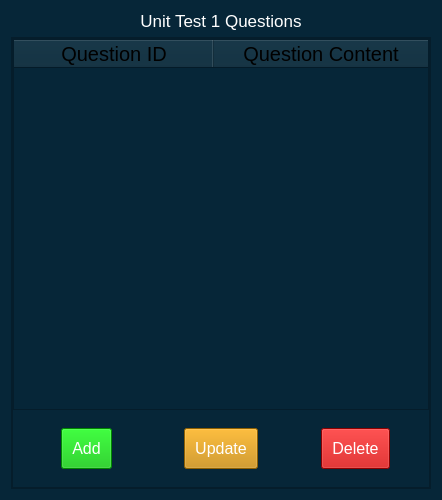
                                     <widget class="QWidget" name="widget_437" native="true">
                                      <property name="sizePolicy">
                                       <sizepolicy hsizetype="Expanding" vsizetype="Expanding">
                                        <horstretch>0</horstretch>
                                        <verstretch>0</verstretch>
                                       </sizepolicy>
                                      </property>
                                      <property name="minimumSize">
                                       <size>
                                        <width>0</width>
                                        <height>500</height>
                                       </size>
                                      </property>
                                      <property name="styleSheet">
                                       <string notr="true">background-color: rgb(6, 38, 56);</string>
                                      </property>
                                      <layout class="QVBoxLayout" name="verticalLayout_33">
                                       <item>
                                        <widget class="QLabel" name="label_4">
                                         <property name="font">
                                          <font>
                                           <pointsize>13</pointsize>
                                          </font>
                                         </property>
                                         <property name="styleSheet">
                                          <string notr="true">color: rgb(255, 255, 255);</string>
                                         </property>
                                         <property name="text">
                                          <string>Unit Test 1 Questions</string>
                                         </property>
                                         <property name="alignment">
                                          <set>Qt::AlignCenter</set>
                                         </property>
                                        </widget>
                                       </item>
                                       <item>
                                        <widget class="QStackedWidget" name="studentListMenuPages_2">
                                         <property name="currentIndex">
                                          <number>0</number>
                                         </property>
                                         <widget class="QWidget" name="page_10">
                                          <property name="styleSheet">
                                           <string notr="true"/>
                                          </property>
                                          <layout class="QVBoxLayout" name="verticalLayout_64">
                                           <property name="spacing">
                                            <number>0</number>
                                           </property>
                                           <property name="leftMargin">
                                            <number>0</number>
                                           </property>
                                           <property name="topMargin">
                                            <number>0</number>
                                           </property>
                                           <property name="rightMargin">
                                            <number>0</number>
                                           </property>
                                           <property name="bottomMargin">
                                            <number>0</number>
                                           </property>
                                           <item>
                                            <widget class="QFrame" name="frame_7">
                                             <property name="sizePolicy">
                                              <sizepolicy hsizetype="Preferred" vsizetype="Preferred">
                                               <horstretch>0</horstretch>
                                               <verstretch>0</verstretch>
                                              </sizepolicy>
                                             </property>
                                             <property name="styleSheet">
                                              <string notr="true"/>
                                             </property>
                                             <property name="frameShape">
                                              <enum>QFrame::StyledPanel</enum>
                                             </property>
                                             <property name="frameShadow">
                                              <enum>QFrame::Raised</enum>
                                             </property>
                                             <layout class="QVBoxLayout" name="verticalLayout_65">
                                              <property name="spacing">
                                               <number>0</number>
                                              </property>
                                              <property name="leftMargin">
                                               <number>0</number>
                                              </property>
                                              <property name="topMargin">
                                               <number>0</number>
                                              </property>
                                              <property name="rightMargin">
                                               <number>0</number>
                                              </property>
                                              <property name="bottomMargin">
                                               <number>0</number>
                                              </property>
                                              <item>
                                               <widget class="QFrame" name="frame_14">
                                                <property name="styleSheet">
                                                 <string notr="true"/>
                                                </property>
                                                <property name="frameShape">
                                                 <enum>QFrame::StyledPanel</enum>
                                                </property>
                                                <property name="frameShadow">
                                                 <enum>QFrame::Raised</enum>
                                                </property>
                                                <layout class="QVBoxLayout" name="verticalLayout_72">
                                                 <property name="spacing">
                                                  <number>0</number>
                                                 </property>
                                                 <property name="leftMargin">
                                                  <number>0</number>
                                                 </property>
                                                 <property name="topMargin">
                                                  <number>0</number>
                                                 </property>
                                                 <property name="rightMargin">
                                                  <number>0</number>
                                                 </property>
                                                 <property name="bottomMargin">
                                                  <number>0</number>
                                                 </property>
                                                 <item>
                                                  <widget class="QTableWidget" name="tableWidget_2">
                                                   <property name="font">
                                                    <font>
                                                     <pointsize>15</pointsize>
                                                    </font>
                                                   </property>
                                                   <property name="styleSheet">
                                                    <string notr="true">color: rgb(255, 255, 255);
gridline-color: rgb(255, 255, 255);
</string>
                                                   </property>
                                                   <property name="sizeAdjustPolicy">
                                                    <enum>QAbstractScrollArea::AdjustToContentsOnFirstShow</enum>
                                                   </property>
                                                   <property name="editTriggers">
                                                    <set>QAbstractItemView::NoEditTriggers</set>
                                                   </property>
                                                   <property name="sortingEnabled">
                                                    <bool>true</bool>
                                                   </property>
                                                   <property name="rowCount">
                                                    <number>0</number>
                                                   </property>
                                                   <property name="columnCount">
                                                    <number>2</number>
                                                   </property>
                                                   <attribute name="horizontalHeaderDefaultSectionSize">
                                                    <number>200</number>
                                                   </attribute>
                                                   <attribute name="horizontalHeaderStretchLastSection">
                                                    <bool>true</bool>
                                                   </attribute>
                                                   <attribute name="verticalHeaderVisible">
                                                    <bool>false</bool>
                                                   </attribute>
                                                   <column>
                                                    <property name="text">
                                                     <string>Question ID</string>
                                                    </property>
                                                    <property name="font">
                                                     <font>
                                                      <pointsize>15</pointsize>
                                                     </font>
                                                    </property>
                                                    <property name="background">
                                                     <color>
                                                      <red>255</red>
                                                      <green>255</green>
                                                      <blue>255</blue>
                                                     </color>
                                                    </property>
                                                    <property name="foreground">
                                                     <brush brushstyle="SolidPattern">
                                                      <color alpha="255">
                                                       <red>0</red>
                                                       <green>0</green>
                                                       <blue>0</blue>
                                                      </color>
                                                     </brush>
                                                    </property>
                                                   </column>
                                                   <column>
                                                    <property name="text">
                                                     <string>Question Content</string>
                                                    </property>
                                                    <property name="font">
                                                     <font>
                                                      <pointsize>15</pointsize>
                                                     </font>
                                                    </property>
                                                    <property name="foreground">
                                                     <brush brushstyle="SolidPattern">
                                                      <color alpha="255">
                                                       <red>0</red>
                                                       <green>0</green>
                                                       <blue>0</blue>
                                                      </color>
                                                     </brush>
                                                    </property>
                                                   </column>
                                                  </widget>
                                                 </item>
                                                 <item>
                                                  <widget class="QWidget" name="widget_23" native="true">
                                                   <layout class="QHBoxLayout" name="horizontalLayout_5">
                                                    <item alignment="Qt::AlignHCenter">
                                                     <widget class="QWidget" name="widget_24" native="true">
                                                      <property name="styleSheet">
                                                       <string notr="true">color: rgb(255, 255, 255);</string>
                                                      </property>
                                                      <layout class="QVBoxLayout" name="verticalLayout_90">
                                                       <item>
                                                        <widget class="QPushButton" name="unit1_create_pushButton">
                                                         <property name="font">
                                                          <font>
                                                           <pointsize>12</pointsize>
                                                          </font>
                                                         </property>
                                                         <property name="styleSheet">
                                                          <string notr="true">#unit1_create_pushButton{
	background-color: rgb(0, 189, 0);
	padding-left: 10px;
	padding-bottom: 10px;
	padding-top: 10px;
	padding-right: 10px;
}
#unit1_create_pushButton:hover{
	background-color: rgb(110, 197, 115);
	padding-left: 10px;
	padding-bottom: 10px;
	padding-top: 10px;
	padding-right: 10px;
}
#unit1_create_pushButton:pressed{
	background-color: rgba(0, 189, 0,150);
	padding-left: 10px;
	padding-bottom: 10px;
	padding-top: 10px;
	padding-right: 10px;
}</string>
                                                         </property>
                                                         <property name="text">
                                                          <string>Add</string>
                                                         </property>
                                                         <property name="icon">
                                                          <iconset resource="res.qrc">
                                                           <normaloff>:/icons/icons/plus-square.svg</normaloff>:/icons/icons/plus-square.svg</iconset>
                                                         </property>
                                                         <property name="iconSize">
                                                          <size>
                                                           <width>25</width>
                                                           <height>25</height>
                                                          </size>
                                                         </property>
                                                        </widget>
                                                       </item>
                                                      </layout>
                                                     </widget>
                                                    </item>
                                                    <item alignment="Qt::AlignHCenter">
                                                     <widget class="QWidget" name="widget_25" native="true">
                                                      <property name="styleSheet">
                                                       <string notr="true">color: rgb(255, 255, 255);</string>
                                                      </property>
                                                      <layout class="QVBoxLayout" name="verticalLayout_91">
                                                       <item>
                                                        <widget class="QPushButton" name="unit1_update_pushButton">
                                                         <property name="font">
                                                          <font>
                                                           <pointsize>12</pointsize>
                                                          </font>
                                                         </property>
                                                         <property name="styleSheet">
                                                          <string notr="true">#unit1_update_pushButton{
	background-color: rgb(199, 133, 0);
	padding-left: 10px;
	padding-bottom: 10px;
	padding-top: 10px;
	padding-right: 10px;
}
#unit1_update_pushButton:hover{
	background-color: rgb(213, 181, 53);
	padding-left: 10px;
	padding-bottom: 10px;
	padding-top: 10px;
	padding-right: 10px;
}
#unit1_update_pushButton:pressed{
	background-color: rgba(199, 133, 0,150);
	padding-left: 10px;
	padding-bottom: 10px;
	padding-top: 10px;
	padding-right: 10px;
}</string>
                                                         </property>
                                                         <property name="text">
                                                          <string>Update</string>
                                                         </property>
                                                         <property name="icon">
                                                          <iconset resource="res.qrc">
                                                           <normaloff>:/icons/icons/rotate-ccw.svg</normaloff>:/icons/icons/rotate-ccw.svg</iconset>
                                                         </property>
                                                         <property name="iconSize">
                                                          <size>
                                                           <width>25</width>
                                                           <height>25</height>
                                                          </size>
                                                         </property>
                                                        </widget>
                                                       </item>
                                                      </layout>
                                                     </widget>
                                                    </item>
                                                    <item alignment="Qt::AlignHCenter">
                                                     <widget class="QWidget" name="widget_26" native="true">
                                                      <property name="styleSheet">
                                                       <string notr="true">color: rgb(255, 255, 255);</string>
                                                      </property>
                                                      <layout class="QVBoxLayout" name="verticalLayout_92">
                                                       <item>
                                                        <widget class="QPushButton" name="unit1_delete_pushButton">
                                                         <property name="font">
                                                          <font>
                                                           <pointsize>12</pointsize>
                                                          </font>
                                                         </property>
                                                         <property name="styleSheet">
                                                          <string notr="true">#unit1_delete_pushButton{
	background-color: rgb(195, 0, 0);
	padding-left: 10px;
	padding-bottom: 10px;
	padding-top: 10px;
	padding-right: 10px;
}
#unit1_delete_pushButton:hover{
	background-color: rgb(212, 80, 80);
	padding-left: 10px;
	padding-bottom: 10px;
	padding-top: 10px;
	padding-right: 10px;
}
#unit1_delete_pushButton:pressed{
	background-color: rgba(195, 0, 0,150);
	padding-left: 10px;
	padding-bottom: 10px;
	padding-top: 10px;
	padding-right: 10px;
}</string>
                                                         </property>
                                                         <property name="text">
                                                          <string>Delete</string>
                                                         </property>
                                                         <property name="icon">
                                                          <iconset resource="res.qrc">
                                                           <normaloff>:/icons/icons/trash-2.svg</normaloff>:/icons/icons/trash-2.svg</iconset>
                                                         </property>
                                                         <property name="iconSize">
                                                          <size>
                                                           <width>25</width>
                                                           <height>25</height>
                                                          </size>
                                                         </property>
                                                        </widget>
                                                       </item>
                                                      </layout>
                                                     </widget>
                                                    </item>
                                                   </layout>
                                                  </widget>
                                                 </item>
                                                </layout>
                                               </widget>
                                              </item>
                                             </layout>
                                            </widget>
                                           </item>
                                          </layout>
                                         </widget>
                                        </widget>
                                       </item>
                                      </layout>
                                     </widget>
